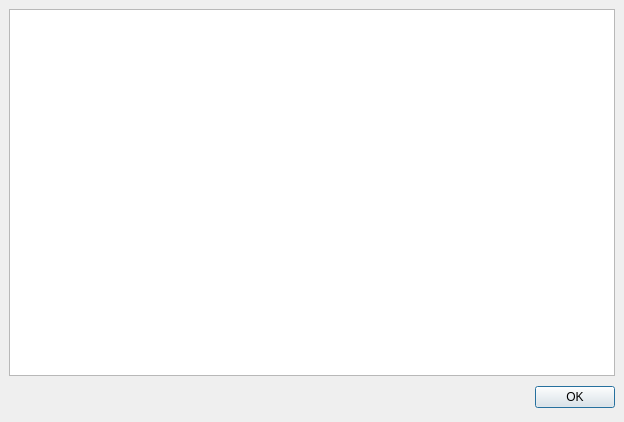
<?xml version="1.0" encoding="UTF-8"?>
<ui version="4.0">
 <class>logDialog</class>
 <widget class="QDialog" name="logDialog">
  <property name="geometry">
   <rect>
    <x>0</x>
    <y>0</y>
    <width>624</width>
    <height>422</height>
   </rect>
  </property>
  <property name="windowTitle">
   <string>Debug log</string>
  </property>
  <layout class="QVBoxLayout">
   <property name="spacing">
    <number>6</number>
   </property>
   <property name="leftMargin">
    <number>9</number>
   </property>
   <property name="topMargin">
    <number>9</number>
   </property>
   <property name="rightMargin">
    <number>9</number>
   </property>
   <property name="bottomMargin">
    <number>9</number>
   </property>
   <item>
    <widget class="QTextEdit" name="logTextEdit">
     <property name="font">
      <font>
       <family>Monospace</family>
      </font>
     </property>
     <property name="frameShape">
      <enum>QFrame::StyledPanel</enum>
     </property>
     <property name="autoFormatting">
      <set>QTextEdit::AutoNone</set>
     </property>
     <property name="readOnly">
      <bool>true</bool>
     </property>
    </widget>
   </item>
   <item>
    <layout class="QHBoxLayout">
     <property name="spacing">
      <number>6</number>
     </property>
     <property name="leftMargin">
      <number>0</number>
     </property>
     <property name="topMargin">
      <number>0</number>
     </property>
     <property name="rightMargin">
      <number>0</number>
     </property>
     <property name="bottomMargin">
      <number>0</number>
     </property>
     <item>
      <spacer>
       <property name="orientation">
        <enum>Qt::Horizontal</enum>
       </property>
       <property name="sizeHint" stdset="0">
        <size>
         <width>131</width>
         <height>31</height>
        </size>
       </property>
      </spacer>
     </item>
     <item>
      <widget class="QPushButton" name="okButton">
       <property name="text">
        <string>OK</string>
       </property>
      </widget>
     </item>
    </layout>
   </item>
  </layout>
 </widget>
 <resources/>
 <connections>
  <connection>
   <sender>okButton</sender>
   <signal>clicked()</signal>
   <receiver>logDialog</receiver>
   <slot>accept()</slot>
   <hints>
    <hint type="sourcelabel">
     <x>278</x>
     <y>253</y>
    </hint>
    <hint type="destinationlabel">
     <x>96</x>
     <y>254</y>
    </hint>
   </hints>
  </connection>
 </connections>
</ui>
